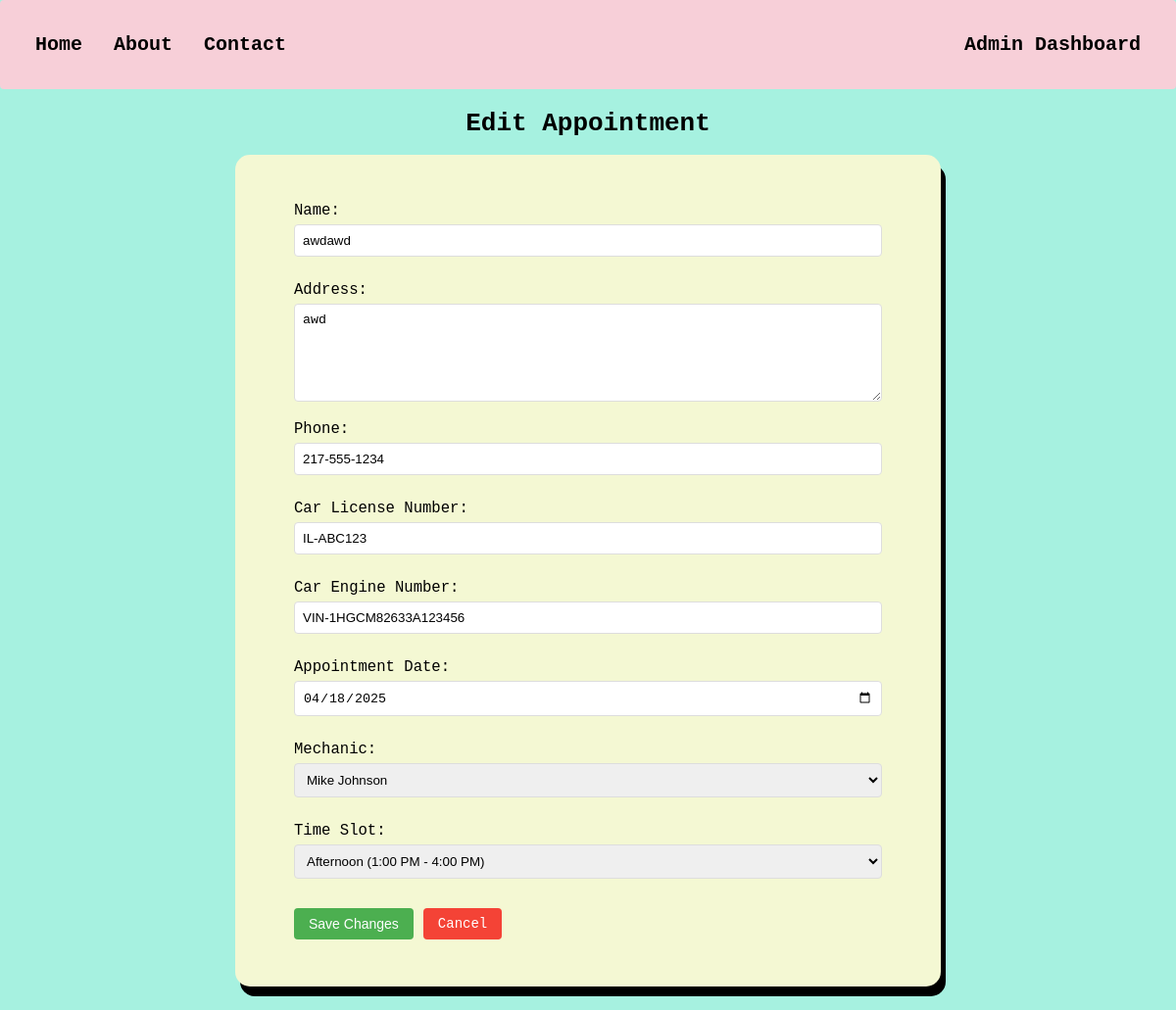
Page /edit_appointment.php?id=7 (signed in) on the committed database.
### tables this page shows
CREATE TABLE `appointments_table` (
  `id` int(11) NOT NULL,
  `name` varchar(100) NOT NULL,
  `address` text NOT NULL,
  `phone` varchar(20) NOT NULL,
  `car_license` varchar(50) NOT NULL,
  `car_engine` varchar(50) NOT NULL,
  `appointment_date` date NOT NULL,
  `mechanic_id` int(11) NOT NULL,
  `time_slot_id` int(11) NOT NULL,
  `created_at` timestamp NOT NULL DEFAULT current_timestamp()
);

CREATE TABLE `mechanics` (
  `id` int(11) NOT NULL,
  `name` varchar(100) NOT NULL,
  `created_at` timestamp NOT NULL DEFAULT current_timestamp()
);

CREATE TABLE `time_slots` (
  `id` int(11) NOT NULL,
  `slot_name` varchar(50) NOT NULL,
  `start_time` time NOT NULL,
  `end_time` time NOT NULL,
  `created_at` timestamp NOT NULL DEFAULT current_timestamp()
);

### edit_appointment.php (the view, shortened to what this page needs)
<?php
require 'dcon.php';
$id = $_GET['id'];
$sql = "SELECT * FROM appointments_table WHERE id = $id";
$result = $conn->query($sql);
$appointment = $result->fetch_assoc();
$mechanics_sql = "SELECT * FROM mechanics ORDER BY name";
$mechanics_result = $conn->query($mechanics_sql);
$time_slots_sql = "SELECT * FROM time_slots ORDER BY start_time";
$time_slots_result = $conn->query($time_slots_sql);
?>
<!DOCTYPE html>
<html lang="en">
<head>
</head>
<body>
    <div class="navbar">
        <a href="index.php">Home</a>
        <a href="">About</a>
        <a href="">Contact</a>
        <a href="admin_dashboard.php" class="active right">Admin Dashboard</a>
    </div>
    <h1 style="text-align:center;">Edit Appointment</h1>
    <div class="form-container">
        <form method="POST" action="">
            <div class="form-group">
                <label for="name">Name:</label>
                <input type="text" id="name" name="name" value="<?php echo $appointment['name']; ?>" required>
            </div>
            <div class="form-group">
                <label for="address">Address:</label>
                <textarea id="address" name="address" required><?php echo $appointment['address']; ?></textarea>
            </div>
            <div class="form-group">
                <label for="phone">Phone:</label>
                <input type="tel" id="phone" name="phone" value="<?php echo $appointment['phone']; ?>" required>
            </div>
            <div class="form-group">
                <label for="car_license">Car License Number:</label>
                <input type="text" id="car_license" name="car_license" value="<?php echo $appointment['car_license']; ?>" required>
            </div>
            <div class="form-group">
                <label for="car_engine">Car Engine Number:</label>
                <input type="text" id="car_engine" name="car_engine" value="<?php echo $appointment['car_engine']; ?>" required>
            </div>
            <div class="form-group">
                <label for="appointment_date">Appointment Date:</label>
                <input type="date" id="appointment_date" name="appointment_date" value="<?php echo $appointment['appointment_date']; ?>" required>
            </div>
            <div class="form-group">
                <label for="mechanic">Mechanic:</label>
                <select id="mechanic" name="mechanic" required>
                    <?php while ($mechanic = $mechanics_result->fetch_assoc()): ?>
                        <option value="<?php echo $mechanic['id']; ?>" <?php echo ($mechanic['id'] == $appointment['mechanic_id']) ? 'selected' : ''; ?>>
                            <?php echo $mechanic['name']; ?>
                        </option>
                    <?php endwhile; ?>
                </select>
            </div>
            <div class="form-group">
                <label for="time_slot">Time Slot:</label>
                <select id="time_slot" name="time_slot" required>
                    <?php while ($time_slot = $time_slots_result->fetch_assoc()): ?>
                        <option value="<?php echo $time_slot['id']; ?>" <?php echo ($time_slot['id'] == $appointment['time_slot_id']) ? 'selected' : ''; ?>>
                            <?php echo $time_slot['slot_name'] . " (" . date("g:i A", strtotime($time_slot['start_time'])) . " - " . date("g:i A", strtotime($time_slot['end_time'])) . ")"; ?>
                        </option>
                    <?php endwhile; ?>
                </select>
            </div>
            <div class="action-buttons">
                <button type="submit" class="action-btn save-btn">Save Changes</button>
                <a href="view_appointment.php?id=<?php echo $id; ?>" class="action-btn cancel-btn">Cancel</a>
            </div>
        </form>
    </div>
</body>
</html>

### edit_appointment.php (style rules this page uses)
body { font-family: Arial, sans-serif; margin: 0 auto; background-color: #A6F1E0; font-family: monospace; }
.navbar { overflow: hidden; margin-bottom: 20px; border-radius: 4px; background-color: #F7CFD8; padding: 20px; }
.navbar a { float: left; color: black; text-align: center; padding: 14px 16px; text-decoration: none; font-size: 20px; font-weight: bold; }
.navbar .right { float: right; }
.form-group { width: 600px; margin-bottom: 15px; }
.form-container { display: flex; flex-direction: column; align-items: center; justify-items: center; gap: 10px; background-color: #F4F8D3; margin: 20%; margin-top: 0px; padding: 4%; border-radius: 15px; box-shadow: 5px 10px; margin-bottom: 2%; }
label { display: block; margin-bottom: 5px; font-size: larger; }
input, select { width: 100%; padding: 8px; margin-bottom: 10px; border-radius: 18px; }
input[type="text"], input[type="tel"], input[type="date"], select, textarea { width: 100%; padding: 8px; border: 1px solid #ddd; border-radius: 4px; box-sizing: border-box; }
textarea { height: 100px; resize: vertical; }
.action-buttons { margin-top: 20px; display: flex; gap: 10px; }
.action-btn { padding: 8px 15px; border: none; border-radius: 4px; cursor: pointer; color: white; font-size: 14px; text-decoration: none; display: inline-block; }
.save-btn { background-color: #4CAF50; }
.cancel-btn { background-color: #f44336; }

### rows in the picture
appointments_table: name "awdawd", address "awd", phone "217-555-1234", car_license "IL-ABC123", car_engine "VIN-1HGCM82633A123456", appointment_date "04/18/2025", mechanic "Mike Johnson", time_slot "Afternoon (1:00 PM - 4:00 PM)"
